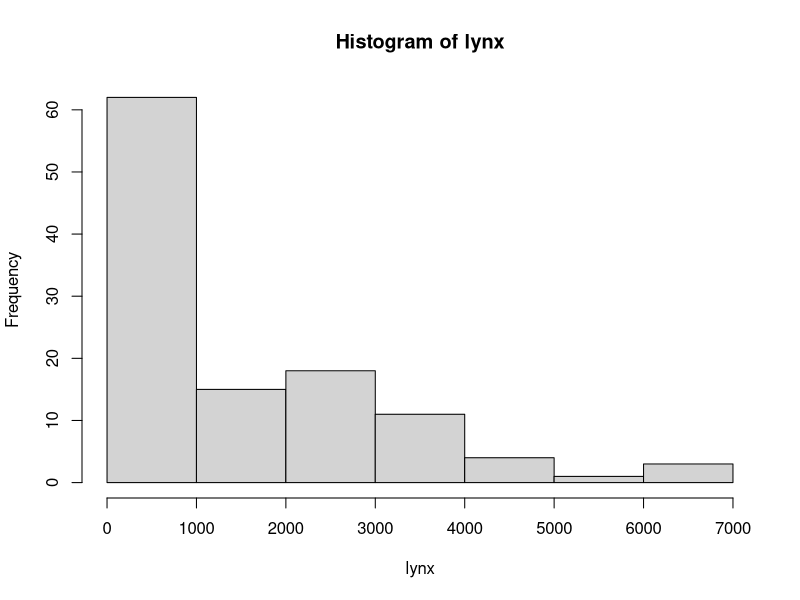
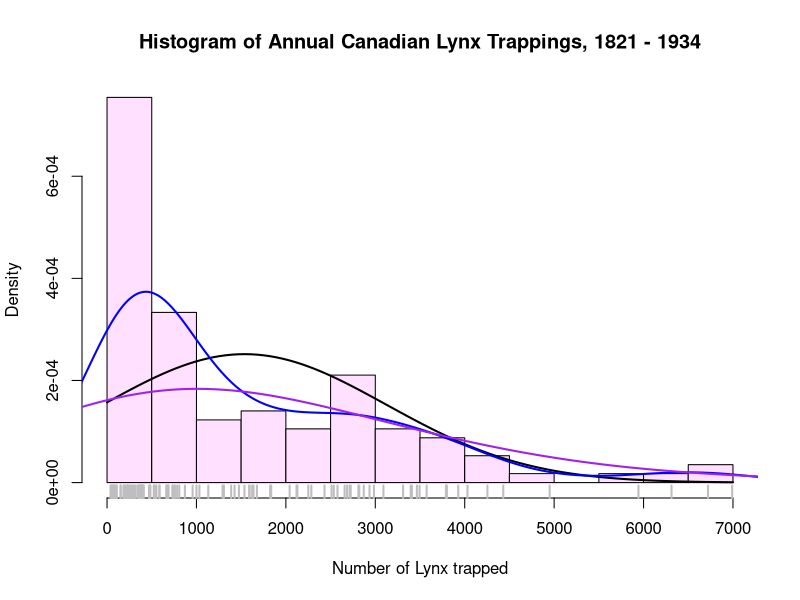

These figures' R source, in order:
# Course source: FreeCodeCamp https://www.youtube.com/watch?v=_V8eKsto3Ug
# R01_OverlayingPlots

########## LOAD DATASET PACKAGES ##########
library(datasets)
head(lynx)

########## HISTOGRAM ##########

hist(lynx)

hist(lynx,
     col = "thistle1",
     freq = FALSE,
     breaks = 14,
     main = "Histogram of Annual Canadian Lynx Trappings, 1821 - 1934",
     xlab = "Number of Lynx trapped")


curve(dnorm(x, mean=mean(lynx), sd=sd(lynx)),
      color = "thistle4",
      lwd = 2,
      add = TRUE)

lines(density(lynx),
      col = "blue",
      lwd = 2)

lines(density(lynx, adjust = 3),
      col = "purple",
      lwd = 2)

rug(lynx, lwd=2, col = "gray")
